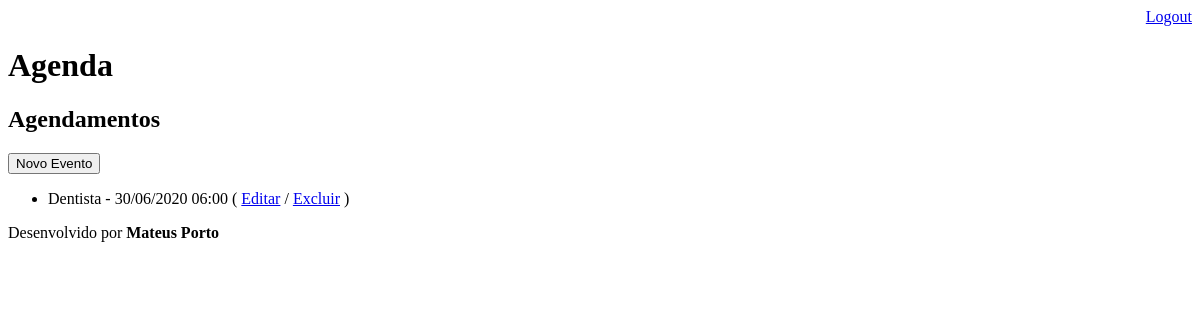
Page /agenda/ (signed in) on the earlier database version.
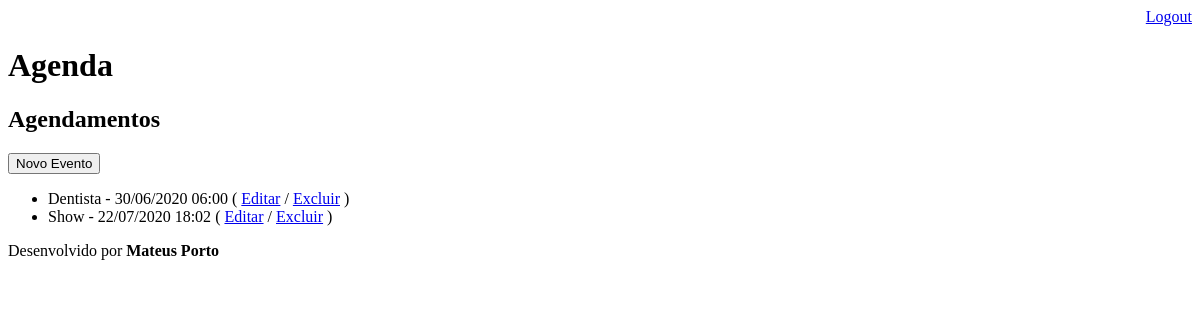
Same page on the later database version.
### core/models.py (models this page shows, shortened)
class Evento(models.Model):
    titulo = models.CharField(max_length=100)
    descricao = models.TextField(blank=True, null=True)
    data_evento = models.DateTimeField(verbose_name='Data do Evento')
    data_criacao = models.DateTimeField(auto_now=True)
    usuario = models.ForeignKey(User, on_delete=models.CASCADE)
    class Meta:
        db_table = 'evento'
    def get_data_evento(self):
        return self.data_evento.strftime('%d/%m/%Y %H:%M')

### core/views.py (the view)
# urls.py: path('agenda/', views.lista_eventos),
@login_required(login_url='/login/')
def lista_eventos(request):
    usuario= request.user
    evento = Evento.objects.filter(usuario=usuario)
    dados = {'eventos':evento}
    return render(request, 'agenda.html', dados)

### templates/agenda.html
{% extends "model-page.html" %}
{% block content %}
    <h2>Agendamentos</h2>
    <a href="evento/">
        <button type="button">Novo Evento</button>
    </a>
    <ul>
        {% for evento in eventos %}
        <li>
            {{ evento.titulo }} - {{evento.get_data_evento}}
            ( <a href="evento/?id={{ evento.id }}">Editar</a>
            / <a href="evento/delete/{{ evento.id }}/">Excluir</a> )
        </li >
        {% endfor %}
    </ul>
{% endblock %}

Differences in the rows shown:
added Evento: titulo "Show", get_data_evento "22/07/2020 18:02"
